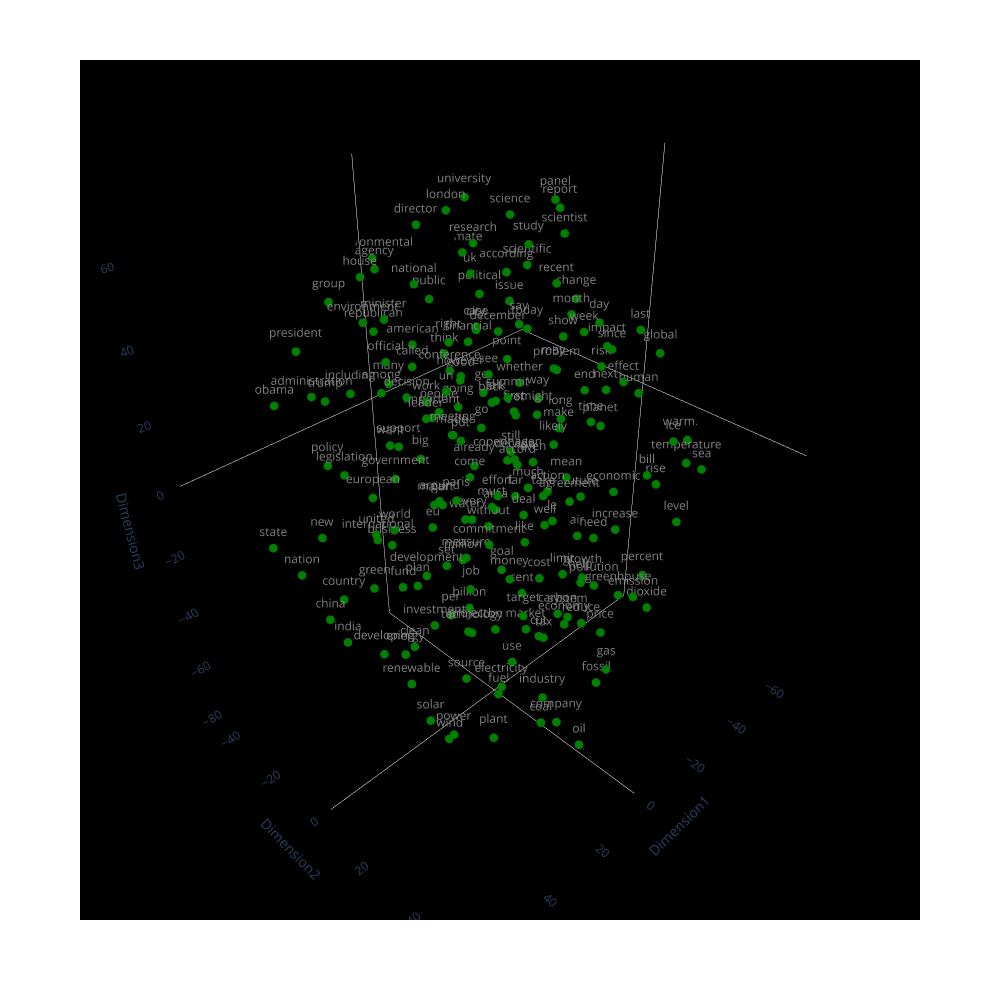
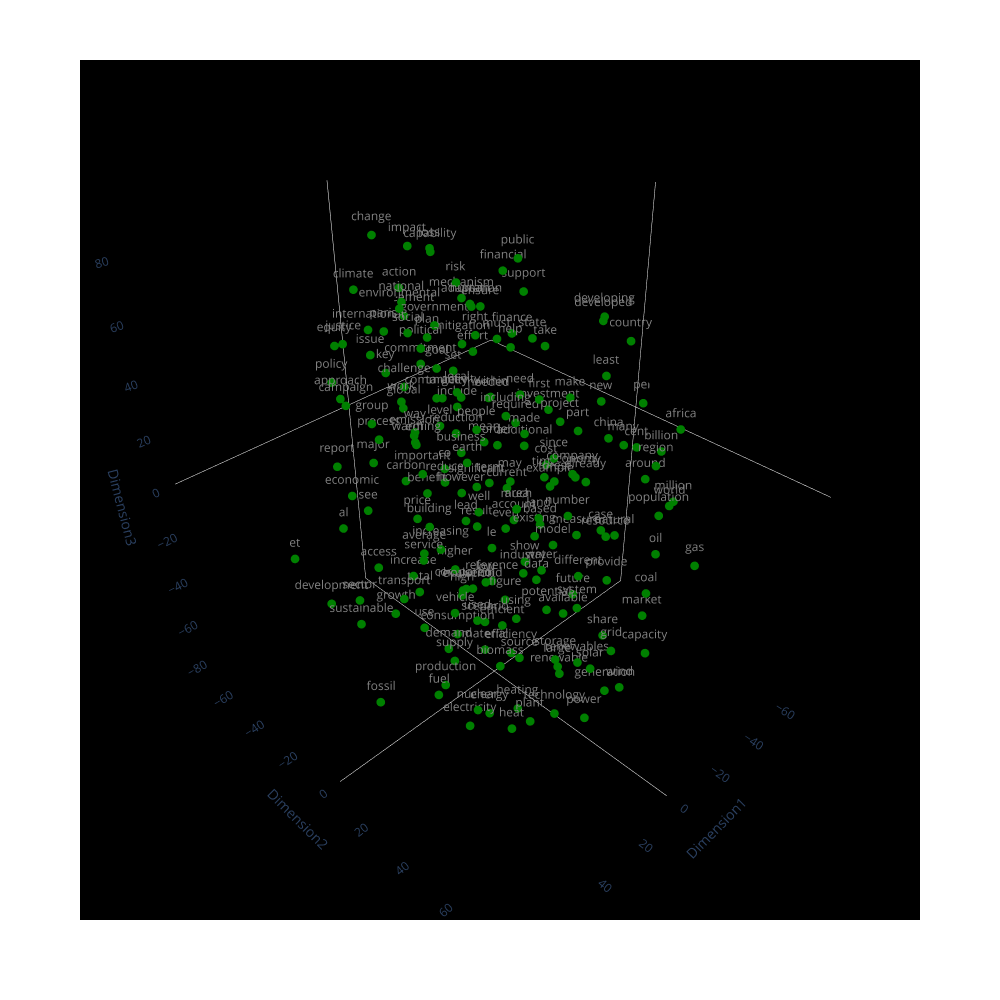
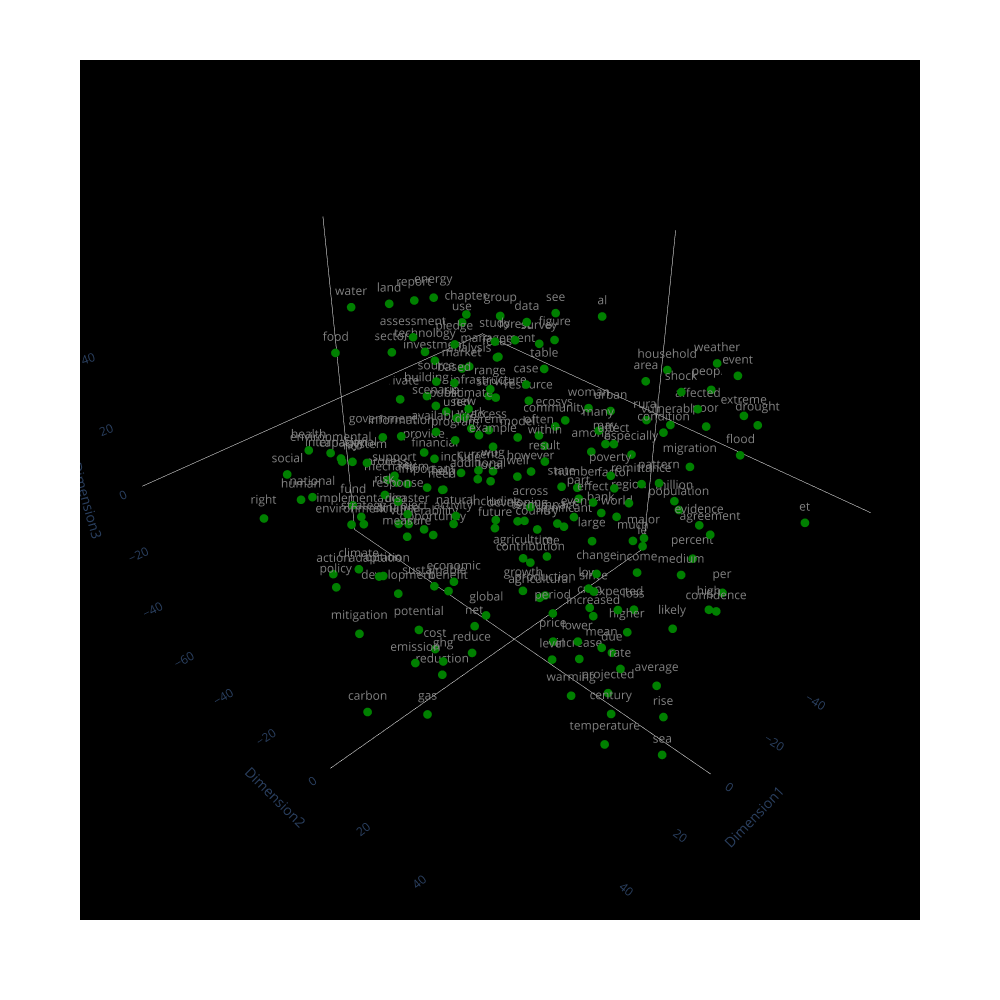

Write notebook code for charts like these, in order.
### Code cell
def createTSNE(df):
    df['Tokenized_Snippet'] = df['Snippet'].apply(lambda x: word_tokenize(x))
    model = Word2Vec(df['Tokenized_Snippet'], vector_size=100, window=5, min_count=10, sg=0)
    # Parameters:
    # - vector_size: Number of dimensions for word vectors.
    # - window: Maximum distance between the current and predicted word within a sentence.
    # - min_count: Ignores all words with a total frequency lower than this.
    # - sg: Training algorithm. sg=0 for CBOW, sg=1 for Skip-gram.
    word_vectors = model.wv

    # Select a subset of words you want to visualize (e.g., top 100 words)
    words_to_visualize = list(word_vectors.index_to_key[:200])

    # Get the word vectors for the selected words and convert to a NumPy array
    vectors = np.array([word_vectors[word] for word in words_to_visualize])

    tsne3D = TSNE(n_components=3, random_state=42)
    word_vectors_3D = tsne3D.fit_transform(vectors)

    df_tsne_3d = pd.DataFrame(data=word_vectors_3D, columns=['Dimension1', 'Dimension2', 'Dimension3'])

    fig_3d = px.scatter_3d(df_tsne_3d, x='Dimension1', y='Dimension2', z='Dimension3', text=words_to_visualize)
    fig_3d.update_layout(width=1000, height=1000, scene=dict(bgcolor='black'))
    fig_3d.update_traces(marker=dict(size=3, color='green'), textfont_color='grey') 
    fig_3d.update_layout(scene=dict(
        xaxis=dict(showbackground=True, backgroundcolor='black', showgrid=False), 
        yaxis=dict(showbackground=True, backgroundcolor='black', showgrid=False),
        zaxis=dict(showbackground=True, backgroundcolor='black', showgrid=False), 
    ))
    fig_3d.show()

createTSNE(df_news)
createTSNE(df_NGO)
createTSNE(df_IGO)

### Figure 1 — Plotly figure (JSON) as saved in the notebook; plotly's stock layout.template omitted (floating-point values rounded to 4 significant figures; data arrays with more than 128 entries replaced by an {"elided": "..."} marker saying what was removed)
{"data": [{"hovertemplate": "Dimension1=%{x}<br>Dimension2=%{y}<br>Dimension3=%{z}<br>text=%{text}<extra></extra>", "legendgroup": "", "marker": {"color": "green", "size": 3, "symbol": "circle"}, "mode": "markers+text", "name": "", "scene": "scene", "showlegend": false, "text": {"elided": "200 str values"}, "textfont": {"color": "grey"}, "type": "scatter3d", "x": {"elided": "200 float values"}, "y": {"elided": "200 float values"}, "z": {"elided": "200 float values"}}], "layout": {"height": 1000, "legend": {"tracegroupgap": 0}, "margin": {"t": 60}, "scene": {"bgcolor": "black", "domain": {"x": [0, 1], "y": [0, 1]}, "xaxis": {"backgroundcolor": "black", "showbackground": true, "showgrid": false, "title": {"text": "Dimension1"}}, "yaxis": {"backgroundcolor": "black", "showbackground": true, "showgrid": false, "title": {"text": "Dimension2"}}, "zaxis": {"backgroundcolor": "black", "showbackground": true, "showgrid": false, "title": {"text": "Dimension3"}}}, "width": 1000}}

### Figure 2 — Plotly figure (JSON) as saved in the notebook; plotly's stock layout.template omitted (floating-point values rounded to 4 significant figures; data arrays with more than 128 entries replaced by an {"elided": "..."} marker saying what was removed)
{"data": [{"hovertemplate": "Dimension1=%{x}<br>Dimension2=%{y}<br>Dimension3=%{z}<br>text=%{text}<extra></extra>", "legendgroup": "", "marker": {"color": "green", "size": 3, "symbol": "circle"}, "mode": "markers+text", "name": "", "scene": "scene", "showlegend": false, "text": {"elided": "200 str values"}, "textfont": {"color": "grey"}, "type": "scatter3d", "x": {"elided": "200 float values"}, "y": {"elided": "200 float values"}, "z": {"elided": "200 float values"}}], "layout": {"height": 1000, "legend": {"tracegroupgap": 0}, "margin": {"t": 60}, "scene": {"bgcolor": "black", "domain": {"x": [0, 1], "y": [0, 1]}, "xaxis": {"backgroundcolor": "black", "showbackground": true, "showgrid": false, "title": {"text": "Dimension1"}}, "yaxis": {"backgroundcolor": "black", "showbackground": true, "showgrid": false, "title": {"text": "Dimension2"}}, "zaxis": {"backgroundcolor": "black", "showbackground": true, "showgrid": false, "title": {"text": "Dimension3"}}}, "width": 1000}}

### Figure 3 — Plotly figure (JSON) as saved in the notebook; plotly's stock layout.template omitted (floating-point values rounded to 4 significant figures; data arrays with more than 128 entries replaced by an {"elided": "..."} marker saying what was removed)
{"data": [{"hovertemplate": "Dimension1=%{x}<br>Dimension2=%{y}<br>Dimension3=%{z}<br>text=%{text}<extra></extra>", "legendgroup": "", "marker": {"color": "green", "size": 3, "symbol": "circle"}, "mode": "markers+text", "name": "", "scene": "scene", "showlegend": false, "text": {"elided": "200 str values"}, "textfont": {"color": "grey"}, "type": "scatter3d", "x": {"elided": "200 float values"}, "y": {"elided": "200 float values"}, "z": {"elided": "200 float values"}}], "layout": {"height": 1000, "legend": {"tracegroupgap": 0}, "margin": {"t": 60}, "scene": {"bgcolor": "black", "domain": {"x": [0, 1], "y": [0, 1]}, "xaxis": {"backgroundcolor": "black", "showbackground": true, "showgrid": false, "title": {"text": "Dimension1"}}, "yaxis": {"backgroundcolor": "black", "showbackground": true, "showgrid": false, "title": {"text": "Dimension2"}}, "zaxis": {"backgroundcolor": "black", "showbackground": true, "showgrid": false, "title": {"text": "Dimension3"}}}, "width": 1000}}
